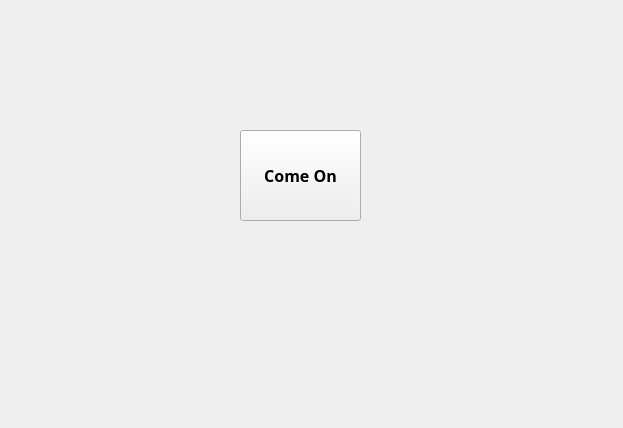
<?xml version="1.0" encoding="UTF-8"?>
<ui version="4.0">
 <class>HelloQtClass</class>
 <widget class="QMainWindow" name="HelloQtClass">
  <property name="windowModality">
   <enum>Qt::NonModal</enum>
  </property>
  <property name="geometry">
   <rect>
    <x>0</x>
    <y>0</y>
    <width>623</width>
    <height>428</height>
   </rect>
  </property>
  <property name="font">
   <font>
    <family>新宋体</family>
    <pointsize>12</pointsize>
    <weight>75</weight>
    <bold>true</bold>
   </font>
  </property>
  <property name="windowTitle">
   <string>HelloQt</string>
  </property>
  <widget class="QWidget" name="centralWidget">
   <widget class="QPushButton" name="btnSetting">
    <property name="geometry">
     <rect>
      <x>240</x>
      <y>130</y>
      <width>121</width>
      <height>91</height>
     </rect>
    </property>
    <property name="sizePolicy">
     <sizepolicy hsizetype="Maximum" vsizetype="Maximum">
      <horstretch>0</horstretch>
      <verstretch>0</verstretch>
     </sizepolicy>
    </property>
    <property name="text">
     <string>Come On</string>
    </property>
   </widget>
  </widget>
 </widget>
 <layoutdefault spacing="6" margin="11"/>
 <resources>
  <include location="helloqt.qrc"/>
 </resources>
 <connections>
  <connection>
   <sender>btnSetting</sender>
   <signal>clicked()</signal>
   <receiver>HelloQtClass</receiver>
   <slot>OnSettingClick()</slot>
   <hints>
    <hint type="sourcelabel">
     <x>320</x>
     <y>163</y>
    </hint>
    <hint type="destinationlabel">
     <x>311</x>
     <y>250</y>
    </hint>
   </hints>
  </connection>
 </connections>
 <slots>
  <slot>OnSettingClick()</slot>
 </slots>
</ui>
